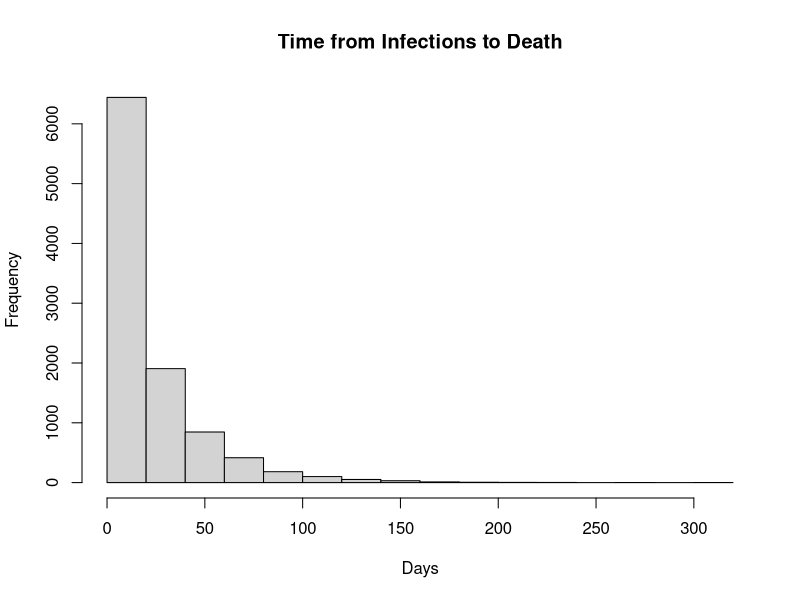

The R source for this figure:
## ---- chunk 1
knitr::opts_chunk$set(echo = TRUE)

#### S"ET DIR
setwd("C:\\Users\\Cindy Pang\\mcmc-dummy")
#### LOAD LIBRARIES
library(dplyr)
library(readr)
library(tidyr)
library(ggplot2)
library(knitr)

#### READ IN DATA
nc_data <- read_csv("Data//JHU_NC_Daily.csv")

#### AGGREGATE DATA TO STATE-LEVEL 
nc_data <- nc_data %>%
  group_by(Date)%>%
  summarize(state_cases = sum(daily_cases), 
            state_deaths = sum(daily_deaths))

## ---- chunk 2
### Set Up Variables, units are in days
mean.incubation = 6.0
mean.symp.to.death = 15.0

std.incubation = mean(12.8, 17.5)
std.symp.to.death = mean(12.8, 17.5)

mu = mean.incubation + mean.symp.to.death
sigma = std.incubation + std.symp.to.death

alpha = (mu/sigma)^2
beta = sigma^2/mu
## ---- chunk 3
set.seed(7)

inf.to.death <- rgamma(n = 10000, shape = alpha, scale = beta)
hist(inf.to.death, xlab = "Days", main = "Time from Infections to Death")
summary(inf.to.death)
